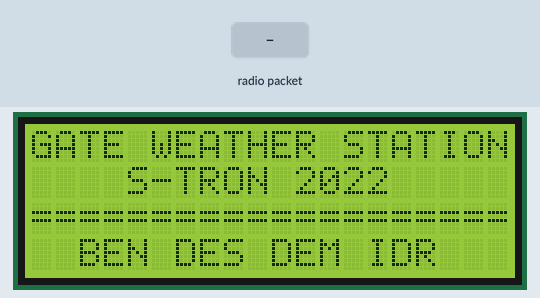
The sketch below on a simulated ESP32. On the bench: 20×4 character LCD. The inputs (shaded band) are chosen by the test bench. No radio packets arrive unless stated; what the sketch prints to the serial monitor is not drawn.

Above: at 6.3 s.
6.4 s: radio packet "5" arrives
At 6.8 s:
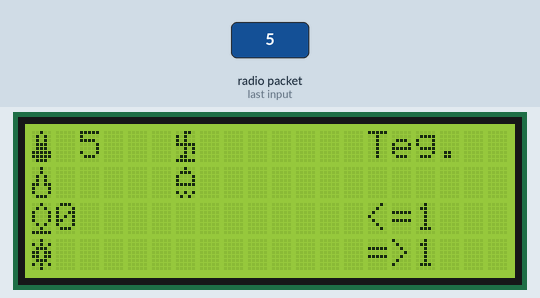
7.9 s: radio packet "90" arrives
At 9.1 s:
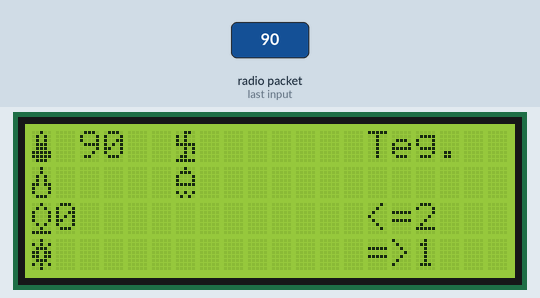
9.4 s: radio packet "200" arrives
At 10.4 s:
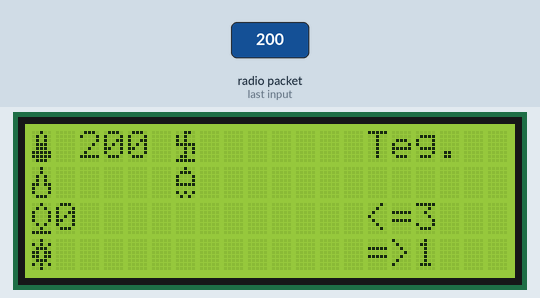
Timing chart, 0 to 12.4 s (numbered marks = the images above; inputs shaded):
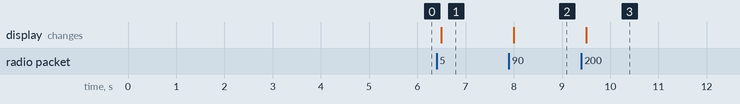

The sketch:

B500_Recv_ESP32_Parsing_LCD.ino
```cpp
// SimpleRx - the slave or the receiver
#include <SPI.h>
#include <RF24.h>
#include <nRF24L01.h>

//Konfigurasi NRF
//#define CE_PIN  22
//#define CSN_PIN 21
#define CE_PIN  13
#define CSN_PIN 12
const byte thisSlaveAddress[5] = {'R', 'x', 'A', 'A', 'A'};
RF24 radio(CE_PIN, CSN_PIN);
char data_Received[32]; // this must match dataToSend in the TX
bool newData = false;
int recv = 0; //Counter data terima

//Konfigurasi LCD 20x4
#include <Wire.h> //library I2C
#include <LiquidCrystal_I2C.h>    //library LCD
LiquidCrystal_I2C lcd(0x27,20,4); // set address I2C dan besar karakter untuk lcd 20x4

void setup()
{
   Serial.begin(115200);
   //LCD
   lcd.init(); //Inisialisasi LCD
//   lcd.begin(); //LCD yang digunakan

   //Radio
   radio.begin();
   //radio.setDataRate( RF24_250KBPS );
   radio.openReadingPipe(0, thisSlaveAddress);
   radio.startListening();

   //Tampilan Awal
   lcd_tampilan_awal();
   delay(5000);
}

//=============

void loop()
{
   getData();
   showData();
}

//==============

void getData()
{
   if ( radio.available() )
   {
      radio.read( &data_Received, sizeof(data_Received) );
      newData = true;
      recv +=1;
      if (recv > 9999){
        recv = 0;
      }
   }
}

void showData() //Menampilkan data yang diterima kemudian ditampilkan pada LCD
{
   if (newData == true)
   {
      //Memparsing data
      Serial.print("Data received :");
      Serial.println(data_Received);
      Serial.print("data string: ");Serial.println(data_Received);
      String subdata_Received0 = getValue(data_Received, ' ', 0);
      Serial.print("Temperature: ");Serial.println(subdata_Received0);
      String subdata_Received1 = getValue(data_Received, ' ', 1);
      Serial.print("Humidity: ");Serial.println(subdata_Received1);
      String subdata_Received2 = getValue(data_Received, ' ', 2);
      Serial.print("Tekanan Udara: ");Serial.println(subdata_Received2.toInt());
      String subdata_Received3 = getValue(data_Received, ' ', 3);
      Serial.print("Lux: ");Serial.println(subdata_Received3);
      String subdata_Received4 = getValue(data_Received, ' ', 4);
      Serial.print("Kecepatan Angin: ");Serial.println(subdata_Received4);
      String subdata_Received5 = getValue(data_Received, ' ', 5);
      Serial.print("Curah Hujan: ");Serial.println(subdata_Received5);
      String subdata_Received6 = getValue(data_Received, ' ', 6);
      Serial.print("Tegangan: ");Serial.println(subdata_Received6);

      //Menampilkan icon
      //lcd.backlight();
      lcd.clear();
      icon();
      //menampilkan data
      lcd.setCursor(2,0);
      lcd.print(subdata_Received0); //menampilkan data temperature
      lcd.setCursor(2,1);
      lcd.print(subdata_Received1); //menampilkan data humidity
      lcd.setCursor(7,0);
      lcd.print(subdata_Received4); //menampilkan data kecepatan angin
      lcd.setCursor(7,1);
      lcd.print(subdata_Received5); //menampilkan data curah hujan
      lcd.setCursor(1,2);
      lcd.print(subdata_Received2.toInt()); //menampilkan data tekanan udara
      lcd.setCursor(1,3);
      lcd.print(subdata_Received3); //menampilkan data luminositas
      lcd.setCursor(14,0);
      lcd.print("Teg. ");
      lcd.setCursor(14,1);
      lcd.print(subdata_Received6); //menampilkan data tegangan

      //Menampilkan counter
      lcd.setCursor(16,2);
      lcd.print(recv); //menampilkan jumlah data yang diterima
      lcd.setCursor(16,3);
      lcd.print("1"); //menampilkan jumlah data yang ditekirim
      newData = false;
   }
}

//Source : https://lms.onnocenter.or.id/wiki/index.php/Arduino:_Parsing_Text
String getValue(String data, char separator, int index)
{
  int found = 0;
  int strIndex[] = {0, -1};
  int maxIndex = data.length()-1;

  for(int i=0; i<=maxIndex && found<=index; i++){
    if(data.charAt(i)==separator || i==maxIndex){
        found++;
        strIndex[0] = strIndex[1]+1;
        strIndex[1] = (i == maxIndex) ? i+1 : i;
    }
  }

  return found>index ? data.substring(strIndex[0], strIndex[1]) : "";
}
```

icon_lcd.ino
```cpp
//Menampilkan ICON
//referensi : https://arduinogetstarted.com/faq/how-to-use-special-character-on-lcd#:~:text=LCD%2016x2%20can%20display%2032,2%20rows%20and%2016%20columns).

//Icon Termometer
byte icon_termometer[8] = {
  0b00100,
  0b01010,
  0b01010,
  0b01110,
  0b01110,
  0b11111,
  0b11111,
  0b01110
};

//Icon Humidity
byte icon_humidity[8] = {
  0b00100,
  0b00100,
  0b01010,
  0b01010,
  0b11011,
  0b10001,
  0b10001,
  0b01110
};

//Icon Presure
byte icon_presure[8] = {
  0b00100,
  0b01010,
  0b10001,
  0b10001,
  0b10001,
  0b01010,
  0b00100,
  0b11111
};

//Icon Luminositas
byte icon_lux[8] = {
  0b00100,
  0b10101,
  0b01110,
  0b11011,
  0b11011,
  0b01110,
  0b10101,
  0b00100
};

//Icon Kecepatan Angin
byte icon_accelerometer[8] = {
  0b00110,
  0b10100,
  0b10100,
  0b11111,
  0b00101,
  0b00101,
  0b01100,
  0b11111
};

//Icon Curah Hujan
byte icon_rain[8] = {
  0b00100,
  0b01110,
  0b10001,
  0b10001,
  0b11111,
  0b00000,
  0b10101,
  0b01010
};

//Icon Tegangan
byte icon_tegangan[8] = {
  0b01110,
  0b01110,
  0b01110,
  0b01110,
  0b00000,
  0b01010,
  0b01010,
  0b00100
};


void icon(){
  lcd.createChar(0, icon_termometer);
  lcd.createChar(1, icon_humidity);
  lcd.createChar(2, icon_presure);
  lcd.createChar(3, icon_lux);
  lcd.createChar(4, icon_accelerometer);
  lcd.createChar(5, icon_rain);
  lcd.createChar(6, icon_tegangan);

  //Menampilkan Icon
  lcd.setCursor(0,0); //Mengatur letak icon
  lcd.write((byte)0); //menampilkan icon termometer
  lcd.setCursor(0,1); //Mengatur letak icon
  lcd.write((byte)1); //menampilkan icon humidity
  lcd.setCursor(6,0); //Mengatur letak icon
  lcd.write((byte)4); //menampilkan icon accelerometer
  lcd.setCursor(6,1); //Mengatur letak icon
  lcd.write((byte)5); //menampilkan icon rain
  lcd.setCursor(0,3); //Mengatur letak icon
  lcd.write((byte)3); //menampilkan icon luminositas
  lcd.setCursor(0,2); //Mengatur letak icon
  lcd.write((byte)6); //menampilkan icon tegangan
  lcd.setCursor(0,2); //Mengatur letak icon
  lcd.write((byte)2); //menampilkan icon presure
  lcd.setCursor(14,2);
  lcd.print("<=");
  lcd.setCursor(14,3);
  lcd.print("=>");
}

//Satuan pengukuran
void satuan(){

}
```

lcd_tampilan_awal.ino
```cpp
void lcd_tampilan_awal(){
  lcd.clear();
  lcd.backlight();

  //Menuliskan teks
  lcd.setCursor(0,0); // kolom x baris
  lcd.print("GATE WEATHER STATION");
  lcd.setCursor(4,1); // kolom x baris
  lcd.print("S-TRON 2022");
  lcd.setCursor(0,2);
  lcd.print("====================");
  lcd.setCursor(0,3);
  lcd.print("  BEN DES DEM IDR   ");
}
```

Measured:
- after the input at 6.4 s, the display: changes after 0.10 s (image 1)
- after the input at 7.9 s, the display: changes after 0.10 s (image 2)
- after the input at 9.4 s, the display: changes after 0.10 s (image 3)
